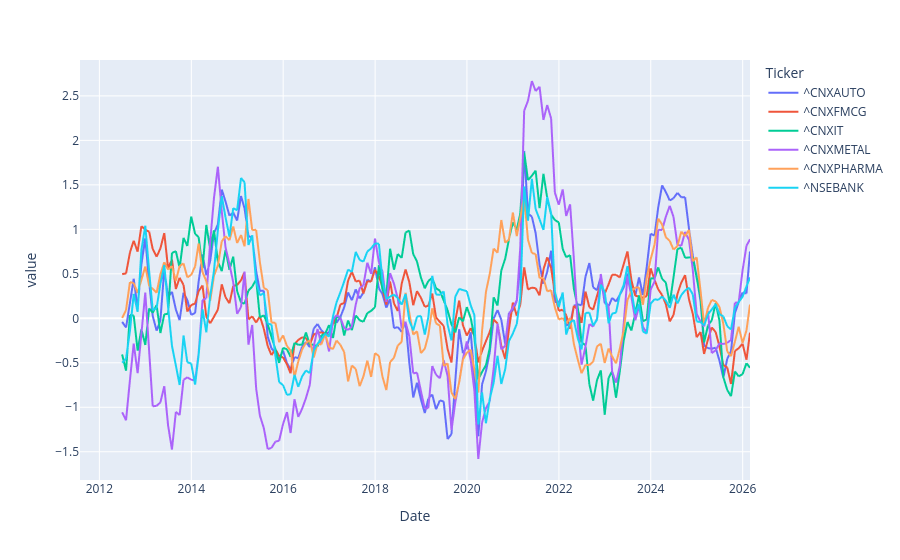

Here is the notebook cell this chart was saved with:
### Markdown cell above
# Sharpe Ratio

### Code cell
Rf = 0.06/12

excess_returns = monthly_returns - Rf
rolling_mean = excess_returns.rolling(window=Trading_days).mean()
rolling_vol = monthly_returns.rolling(window=Trading_days).std()

rolling_vol = rolling_vol.clip(lower=1e-1)

Sharpe_ratio = (rolling_mean / rolling_vol) * np.sqrt(12)
Sharpe_ratio.plot()

### Figure 1 — Plotly figure (JSON) as saved in the notebook; plotly's stock layout.template omitted (floating-point values rounded to 4 significant figures; data arrays with more than 128 entries replaced by an {"elided": "..."} marker saying what was removed)
{"data": [{"hovertemplate": "Ticker=^CNXAUTO<br>Date=%{x}<br>value=%{y}<extra></extra>", "legendgroup": "^CNXAUTO", "line": {"color": "#636efa", "dash": "solid"}, "marker": {"symbol": "circle"}, "mode": "lines", "name": "^CNXAUTO", "showlegend": true, "type": "scattergl", "x": {"elided": "176 str values"}, "xaxis": "x", "y": {"elided": "176 float values"}, "yaxis": "y"}, {"hovertemplate": "Ticker=^CNXFMCG<br>Date=%{x}<br>value=%{y}<extra></extra>", "legendgroup": "^CNXFMCG", "line": {"color": "#EF553B", "dash": "solid"}, "marker": {"symbol": "circle"}, "mode": "lines", "name": "^CNXFMCG", "showlegend": true, "type": "scattergl", "x": {"elided": "176 str values"}, "xaxis": "x", "y": {"elided": "176 float values"}, "yaxis": "y"}, {"hovertemplate": "Ticker=^CNXIT<br>Date=%{x}<br>value=%{y}<extra></extra>", "legendgroup": "^CNXIT", "line": {"color": "#00cc96", "dash": "solid"}, "marker": {"symbol": "circle"}, "mode": "lines", "name": "^CNXIT", "showlegend": true, "type": "scattergl", "x": {"elided": "176 str values"}, "xaxis": "x", "y": {"elided": "176 float values"}, "yaxis": "y"}, {"hovertemplate": "Ticker=^CNXMETAL<br>Date=%{x}<br>value=%{y}<extra></extra>", "legendgroup": "^CNXMETAL", "line": {"color": "#ab63fa", "dash": "solid"}, "marker": {"symbol": "circle"}, "mode": "lines", "name": "^CNXMETAL", "showlegend": true, "type": "scattergl", "x": {"elided": "176 str values"}, "xaxis": "x", "y": {"elided": "176 float values"}, "yaxis": "y"}, {"hovertemplate": "Ticker=^CNXPHARMA<br>Date=%{x}<br>value=%{y}<extra></extra>", "legendgroup": "^CNXPHARMA", "line": {"color": "#FFA15A", "dash": "solid"}, "marker": {"symbol": "circle"}, "mode": "lines", "name": "^CNXPHARMA", "showlegend": true, "type": "scattergl", "x": {"elided": "176 str values"}, "xaxis": "x", "y": {"elided": "176 float values"}, "yaxis": "y"}, {"hovertemplate": "Ticker=^NSEBANK<br>Date=%{x}<br>value=%{y}<extra></extra>", "legendgroup": "^NSEBANK", "line": {"color": "#19d3f3", "dash": "solid"}, "marker": {"symbol": "circle"}, "mode": "lines", "name": "^NSEBANK", "showlegend": true, "type": "scattergl", "x": {"elided": "176 str values"}, "xaxis": "x", "y": {"elided": "176 float values"}, "yaxis": "y"}], "layout": {"autosize": true, "legend": {"title": {"text": "Ticker"}, "tracegroupgap": 0}, "margin": {"t": 60}, "xaxis": {"anchor": "y", "autorange": true, "domain": [0, 1], "range": ["2011-07-31", "2026-02-28"], "title": {"text": "Date"}, "type": "date"}, "yaxis": {"anchor": "x", "autorange": true, "domain": [0, 1], "range": [-1.817, 2.903], "title": {"text": "value"}, "type": "linear"}}}
